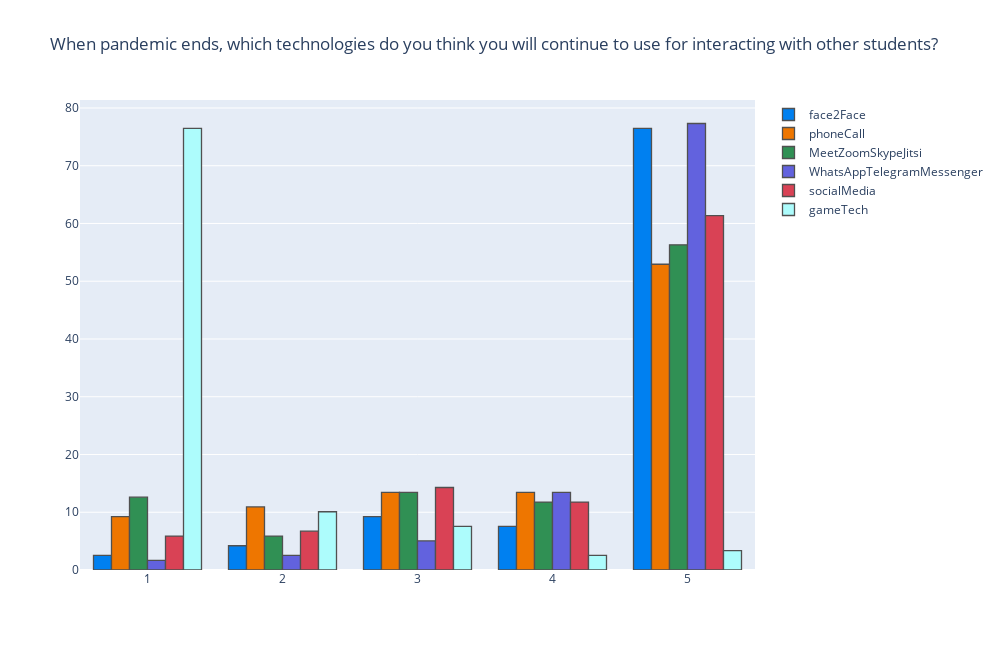

Here is the notebook cell this chart was saved with:
### Code cell
plot_dostributions(intstudents,['face2Face','phoneCall','MeetZoomSkypeJitsi','WhatsAppTelegramMessenger','socialMedia','gameTech'],
                   'When pandemic ends, which technologies do you think you will continue to use for interacting with other students?'
                   ,5,1,'group')

### Figure 1 — Plotly figure (JSON) as saved in the notebook; plotly's stock layout.template omitted (floating-point values rounded to 4 significant figures)
{"data": [{"histfunc": "count", "histnorm": "percent", "marker": {"color": "rgba(0, 128, 240, 1.0)", "line": {"color": "#505050", "width": 1.3}}, "name": "face2Face", "nbinsx": 5, "opacity": 1, "orientation": "v", "type": "histogram", "x": [5, 5, 5, 3, 5, 3, 4, 5, 4, 5, 5, 5, 5, 5, 5, 5, 5, 5, 5, 5, 5, 5, 5, 5, 5, 5, 5, 5, 5, 5, 5, 5, 5, 5, 4, 5, 5, 4, 5, 1, 5, 5, 5, 4, 5, 5, 3, 5, 4, 3, 5, 5, 4, 5, 3, 4, 5, 5, 5, 2, 5, 5, 5, 5, 5, 5, 5, 1, 5, 5, 5, 5, 2, 5, 3, 5, 5, 5, 5, 5, 1, 5, 3, 5, 5, 5, 5, 5, 3, 4, 5, 5, 5, 5, 5, 5, 5, 2, 5, 5, 5, 5, 5, 5, 5, 5, 5, 2, 5, 2, 5, 5, 5, 5, 5, 5, 3, 3, 3]}, {"histfunc": "count", "histnorm": "percent", "marker": {"color": "rgba(238, 118, 0, 1.0)", "line": {"color": "#505050", "width": 1.3}}, "name": "phoneCall", "nbinsx": 5, "opacity": 1, "orientation": "v", "type": "histogram", "x": [5, 5, 2, 5, 2, 3, 5, 5, 4, 5, 2, 5, 3, 5, 2, 5, 1, 2, 5, 5, 2, 5, 4, 5, 5, 4, 3, 4, 5, 5, 3, 5, 2, 5, 4, 2, 5, 3, 4, 3, 5, 5, 5, 2, 5, 5, 3, 1, 3, 4, 5, 5, 5, 5, 4, 5, 5, 4, 1, 1, 1, 5, 4, 5, 5, 5, 4, 5, 5, 5, 2, 1, 4, 5, 2, 1, 5, 3, 5, 5, 1, 2, 3, 5, 5, 5, 5, 5, 3, 3, 4, 3, 5, 2, 5, 5, 5, 5, 5, 3, 4, 5, 5, 5, 5, 3, 5, 3, 5, 1, 5, 5, 5, 5, 4, 5, 1, 4, 1]}, {"histfunc": "count", "histnorm": "percent", "marker": {"color": "rgba(48, 144, 84, 1.0)", "line": {"color": "#505050", "width": 1.3}}, "name": "MeetZoomSkypeJitsi", "nbinsx": 5, "opacity": 1, "orientation": "v", "type": "histogram", "x": [5, 5, 3, 5, 1, 5, 1, 5, 3, 5, 1, 5, 1, 5, 2, 5, 3, 1, 5, 5, 1, 5, 3, 5, 5, 4, 2, 5, 3, 5, 4, 5, 5, 5, 1, 4, 1, 1, 4, 4, 1, 5, 5, 1, 5, 5, 4, 5, 3, 3, 5, 5, 5, 5, 4, 5, 5, 5, 5, 3, 4, 5, 5, 5, 5, 5, 4, 5, 5, 5, 5, 1, 5, 5, 1, 3, 2, 4, 5, 5, 1, 5, 2, 5, 5, 5, 5, 5, 4, 2, 3, 3, 5, 2, 5, 5, 5, 3, 5, 3, 3, 5, 5, 5, 5, 4, 5, 1, 5, 3, 5, 5, 3, 5, 4, 2, 5, 4, 5]}, {"histfunc": "count", "histnorm": "percent", "marker": {"color": "rgba(98, 98, 222, 1.0)", "line": {"color": "#505050", "width": 1.3}}, "name": "WhatsAppTelegramMessenger", "nbinsx": 5, "opacity": 1, "orientation": "v", "type": "histogram", "x": [5, 5, 5, 4, 1, 5, 5, 5, 2, 5, 3, 5, 5, 5, 5, 5, 3, 5, 5, 5, 4, 5, 5, 5, 5, 5, 2, 5, 5, 5, 5, 5, 4, 5, 4, 5, 5, 5, 5, 4, 5, 5, 5, 4, 5, 5, 4, 5, 5, 4, 5, 5, 5, 5, 3, 5, 5, 5, 4, 5, 5, 5, 5, 5, 5, 5, 4, 5, 5, 5, 5, 5, 5, 5, 1, 5, 3, 5, 5, 5, 5, 5, 5, 5, 5, 5, 5, 5, 4, 4, 5, 4, 5, 2, 5, 5, 5, 5, 5, 3, 5, 5, 5, 4, 5, 4, 5, 5, 5, 5, 5, 5, 5, 5, 5, 5, 3, 4, 5]}, {"histfunc": "count", "histnorm": "percent", "marker": {"color": "rgba(217, 66, 85, 1.0)", "line": {"color": "#505050", "width": 1.3}}, "name": "socialMedia", "nbinsx": 5, "opacity": 1, "orientation": "v", "type": "histogram", "x": [5, 5, 4, 4, 1, 2, 5, 5, 1, 5, 4, 5, 4, 5, 4, 5, 3, 5, 1, 5, 3, 5, 5, 5, 5, 3, 2, 5, 4, 5, 2, 5, 2, 5, 1, 2, 5, 5, 3, 5, 5, 5, 5, 2, 5, 5, 3, 5, 3, 3, 5, 5, 5, 5, 3, 5, 5, 5, 3, 1, 5, 5, 5, 5, 5, 3, 4, 5, 5, 5, 3, 5, 2, 5, 5, 5, 1, 3, 5, 5, 4, 1, 5, 5, 5, 5, 5, 5, 4, 2, 5, 4, 5, 5, 5, 5, 5, 5, 5, 3, 5, 5, 5, 3, 5, 3, 5, 4, 3, 4, 5, 5, 5, 5, 5, 4, 3, 4, 5]}, {"histfunc": "count", "histnorm": "percent", "marker": {"color": "rgba(173, 252, 252, 1.0)", "line": {"color": "#505050", "width": 1.3}}, "name": "gameTech", "nbinsx": 5, "opacity": 1, "orientation": "v", "type": "histogram", "x": [1, 1, 1, 4, 1, 2, 1, 1, 1, 3, 1, 1, 1, 1, 1, 1, 3, 1, 1, 1, 1, 1, 1, 1, 1, 1, 1, 2, 5, 1, 1, 1, 1, 1, 4, 1, 1, 1, 3, 5, 1, 1, 1, 2, 1, 2, 3, 2, 1, 2, 1, 1, 5, 1, 2, 1, 1, 2, 2, 3, 1, 1, 1, 1, 5, 1, 4, 1, 1, 1, 1, 1, 1, 1, 3, 1, 2, 3, 1, 1, 1, 1, 1, 1, 1, 1, 1, 1, 3, 1, 1, 1, 1, 1, 1, 1, 1, 1, 1, 1, 1, 1, 1, 3, 1, 1, 1, 2, 1, 1, 1, 1, 1, 1, 2, 1, 1, 1, 1]}], "layout": {"barmode": "group", "height": 650, "title": {"text": "When pandemic ends, which technologies do you think you will continue to use for interacting with other students?"}, "width": 1000}}
